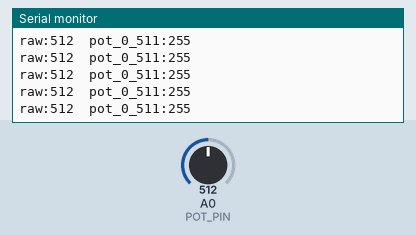
Simulated run of this sketch. Board: Arduino Uno, built with avr-gcc and run on an emulated ATmega328P. On the bench: the last lines printed to the serial monitor. Inputs (shaded band) come from the test bench; at power-on: A0 (POT_PIN) = 512.

Above: at 1.2 s.
1.3 s: A0 (POT_PIN) set to 716
At 2.1 s:
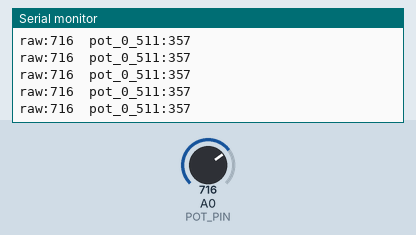
2.8 s: A0 (POT_PIN) set to 900
At 3.5 s:
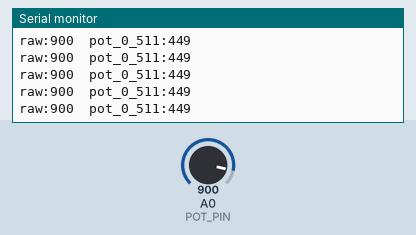
Timing chart, 0 to 5.8 s (numbered marks = the images above; inputs shaded):
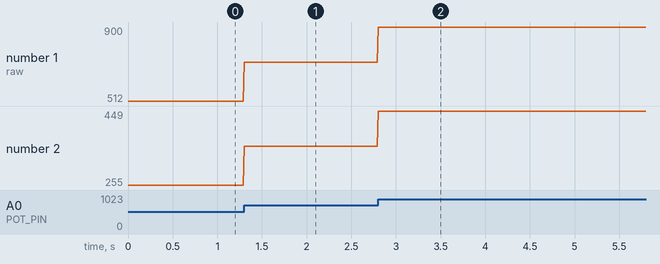

Measured:
- after the input at 1.3 s, the serial monitor: prints a new line at once (image 1)
- after the input at 2.8 s, the serial monitor: prints a new line at once (image 2)
- plotted number 1: 512 → 716 after the input at 1.3 s, 716 → 900 after the input at 2.8 s
- plotted number 2: 255 → 357 after the input at 1.3 s, 357 → 449 after the input at 2.8 s

The sketch:

05_teste_potenciometro.ino
```cpp
// Potenciômetro -> Serial Plotter (0..511)
const int POT_PIN = A0;       // pino central do potenciômetro
const unsigned long BAUD = 115200;

void setup() {
  Serial.begin(BAUD);
}

void loop() {
  int raw = analogRead(POT_PIN);
  int pot_0_511 = map(raw, 0, 1023, 0, 511);
  pot_0_511 = constrain(pot_0_511, 0, 511);

  // Formato compatível com o Serial Plotter (rótulos + valores na mesma linha)
  Serial.print("raw:");        Serial.print(raw);
  Serial.print("\tpot_0_511:");Serial.println(pot_0_511);

  delay(10); // ~100 Hz de atualização
}
```
